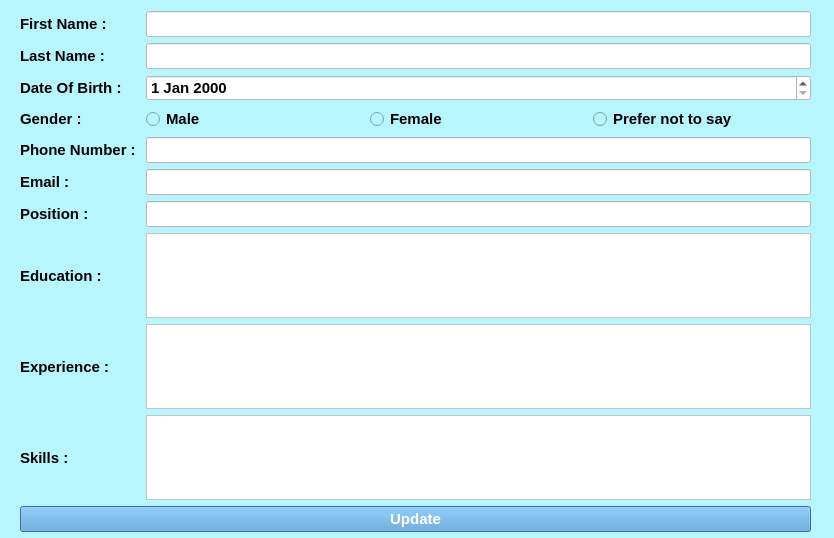
<?xml version="1.0" encoding="UTF-8"?>
<ui version="4.0">
 <class>Form</class>
 <widget class="QWidget" name="Form">
  <property name="geometry">
   <rect>
    <x>0</x>
    <y>0</y>
    <width>834</width>
    <height>538</height>
   </rect>
  </property>
  <property name="windowTitle">
   <string>Form</string>
  </property>
  <property name="styleSheet">
   <string notr="true">background-color: rgb(184, 246, 255);
font: 700 11pt &quot;Segoe UI&quot;;</string>
  </property>
  <widget class="QWidget" name="verticalLayoutWidget">
   <property name="geometry">
    <rect>
     <x>20</x>
     <y>11</y>
     <width>791</width>
     <height>521</height>
    </rect>
   </property>
   <layout class="QVBoxLayout" name="verticalLayout_3">
    <item>
     <layout class="QGridLayout" name="gridLayout">
      <item row="7" column="3">
       <widget class="QLineEdit" name="phoneedit">
        <property name="font">
         <font>
          <family>Segoe UI</family>
          <pointsize>11</pointsize>
          <italic>false</italic>
          <bold>true</bold>
         </font>
        </property>
        <property name="styleSheet">
         <string notr="true">background-color: rgb(255, 255, 255);</string>
        </property>
       </widget>
      </item>
      <item row="1" column="1">
       <widget class="QLabel" name="label_2">
        <property name="font">
         <font>
          <family>Segoe UI</family>
          <pointsize>11</pointsize>
          <italic>false</italic>
          <bold>true</bold>
         </font>
        </property>
        <property name="text">
         <string>Last Name :</string>
        </property>
       </widget>
      </item>
      <item row="0" column="3">
       <widget class="QLineEdit" name="firstedit">
        <property name="font">
         <font>
          <family>Segoe UI</family>
          <pointsize>11</pointsize>
          <italic>false</italic>
          <bold>true</bold>
         </font>
        </property>
        <property name="styleSheet">
         <string notr="true">background-color: rgb(255, 255, 255);</string>
        </property>
       </widget>
      </item>
      <item row="8" column="3">
       <widget class="QLineEdit" name="emailedit">
        <property name="font">
         <font>
          <family>Segoe UI</family>
          <pointsize>11</pointsize>
          <italic>false</italic>
          <bold>true</bold>
         </font>
        </property>
        <property name="styleSheet">
         <string notr="true">background-color: rgb(255, 255, 255);</string>
        </property>
       </widget>
      </item>
      <item row="5" column="3">
       <layout class="QHBoxLayout" name="horizontalLayout_4">
        <item>
         <widget class="QRadioButton" name="malebutton">
          <property name="sizePolicy">
           <sizepolicy hsizetype="Expanding" vsizetype="Fixed">
            <horstretch>0</horstretch>
            <verstretch>0</verstretch>
           </sizepolicy>
          </property>
          <property name="font">
           <font>
            <family>Segoe UI</family>
            <pointsize>11</pointsize>
            <italic>false</italic>
            <bold>true</bold>
           </font>
          </property>
          <property name="styleSheet">
           <string notr="true">background-color: rgb(184, 246, 255)
</string>
          </property>
          <property name="text">
           <string>Male</string>
          </property>
         </widget>
        </item>
        <item>
         <widget class="QRadioButton" name="femalebutton">
          <property name="sizePolicy">
           <sizepolicy hsizetype="Expanding" vsizetype="Fixed">
            <horstretch>0</horstretch>
            <verstretch>0</verstretch>
           </sizepolicy>
          </property>
          <property name="font">
           <font>
            <family>Segoe UI</family>
            <pointsize>11</pointsize>
            <italic>false</italic>
            <bold>true</bold>
           </font>
          </property>
          <property name="styleSheet">
           <string notr="true">background-color: rgb(184, 246, 255)
</string>
          </property>
          <property name="text">
           <string>Female</string>
          </property>
         </widget>
        </item>
        <item>
         <widget class="QRadioButton" name="otherbutton">
          <property name="sizePolicy">
           <sizepolicy hsizetype="Expanding" vsizetype="Fixed">
            <horstretch>0</horstretch>
            <verstretch>0</verstretch>
           </sizepolicy>
          </property>
          <property name="font">
           <font>
            <family>Segoe UI</family>
            <pointsize>11</pointsize>
            <italic>false</italic>
            <bold>true</bold>
           </font>
          </property>
          <property name="styleSheet">
           <string notr="true">background-color: rgb(184, 246, 255)
</string>
          </property>
          <property name="text">
           <string>Prefer not to say</string>
          </property>
         </widget>
        </item>
       </layout>
      </item>
      <item row="5" column="1">
       <widget class="QLabel" name="label_9">
        <property name="font">
         <font>
          <family>Segoe UI</family>
          <pointsize>11</pointsize>
          <italic>false</italic>
          <bold>true</bold>
         </font>
        </property>
        <property name="text">
         <string>Gender :</string>
        </property>
       </widget>
      </item>
      <item row="7" column="1">
       <widget class="QLabel" name="label_5">
        <property name="font">
         <font>
          <family>Segoe UI</family>
          <pointsize>11</pointsize>
          <italic>false</italic>
          <bold>true</bold>
         </font>
        </property>
        <property name="text">
         <string>Phone Number : </string>
        </property>
       </widget>
      </item>
      <item row="16" column="3">
       <widget class="QTextEdit" name="skilledit">
        <property name="font">
         <font>
          <family>Segoe UI</family>
          <pointsize>11</pointsize>
          <italic>false</italic>
          <bold>true</bold>
         </font>
        </property>
        <property name="styleSheet">
         <string notr="true">background-color: rgb(255, 255, 255);</string>
        </property>
       </widget>
      </item>
      <item row="3" column="3">
       <widget class="QDateEdit" name="dobedit">
        <property name="font">
         <font>
          <family>Segoe UI</family>
          <pointsize>11</pointsize>
          <italic>false</italic>
          <bold>true</bold>
         </font>
        </property>
        <property name="styleSheet">
         <string notr="true">background-color: rgb(255, 255, 255);</string>
        </property>
       </widget>
      </item>
      <item row="8" column="1">
       <widget class="QLabel" name="label_6">
        <property name="font">
         <font>
          <family>Segoe UI</family>
          <pointsize>11</pointsize>
          <italic>false</italic>
          <bold>true</bold>
         </font>
        </property>
        <property name="text">
         <string>Email :</string>
        </property>
       </widget>
      </item>
      <item row="3" column="1">
       <widget class="QLabel" name="label_3">
        <property name="font">
         <font>
          <family>Segoe UI</family>
          <pointsize>11</pointsize>
          <italic>false</italic>
          <bold>true</bold>
         </font>
        </property>
        <property name="text">
         <string>Date Of Birth :</string>
        </property>
       </widget>
      </item>
      <item row="1" column="3">
       <widget class="QLineEdit" name="lastedit">
        <property name="font">
         <font>
          <family>Segoe UI</family>
          <pointsize>11</pointsize>
          <italic>false</italic>
          <bold>true</bold>
         </font>
        </property>
        <property name="styleSheet">
         <string notr="true">background-color: rgb(255, 255, 255);</string>
        </property>
       </widget>
      </item>
      <item row="11" column="3">
       <widget class="QLineEdit" name="posedit">
        <property name="font">
         <font>
          <family>Segoe UI</family>
          <pointsize>11</pointsize>
          <italic>false</italic>
          <bold>true</bold>
         </font>
        </property>
        <property name="styleSheet">
         <string notr="true">background-color: rgb(255, 255, 255);</string>
        </property>
       </widget>
      </item>
      <item row="11" column="1">
       <widget class="QLabel" name="label_4">
        <property name="font">
         <font>
          <family>Segoe UI</family>
          <pointsize>11</pointsize>
          <italic>false</italic>
          <bold>true</bold>
         </font>
        </property>
        <property name="text">
         <string>Position :</string>
        </property>
       </widget>
      </item>
      <item row="0" column="1">
       <widget class="QLabel" name="label">
        <property name="font">
         <font>
          <family>Segoe UI</family>
          <pointsize>11</pointsize>
          <italic>false</italic>
          <bold>true</bold>
         </font>
        </property>
        <property name="text">
         <string>First Name :</string>
        </property>
       </widget>
      </item>
      <item row="13" column="1">
       <widget class="QLabel" name="label_7">
        <property name="font">
         <font>
          <family>Segoe UI</family>
          <pointsize>11</pointsize>
          <italic>false</italic>
          <bold>true</bold>
         </font>
        </property>
        <property name="text">
         <string>Education : </string>
        </property>
       </widget>
      </item>
      <item row="15" column="3">
       <widget class="QTextEdit" name="epredit">
        <property name="font">
         <font>
          <family>Segoe UI</family>
          <pointsize>11</pointsize>
          <italic>false</italic>
          <bold>true</bold>
         </font>
        </property>
        <property name="styleSheet">
         <string notr="true">background-color: rgb(255, 255, 255);</string>
        </property>
       </widget>
      </item>
      <item row="16" column="1">
       <widget class="QLabel" name="label_10">
        <property name="font">
         <font>
          <family>Segoe UI</family>
          <pointsize>11</pointsize>
          <italic>false</italic>
          <bold>true</bold>
         </font>
        </property>
        <property name="text">
         <string>Skills : </string>
        </property>
       </widget>
      </item>
      <item row="15" column="1">
       <widget class="QLabel" name="label_8">
        <property name="font">
         <font>
          <family>Segoe UI</family>
          <pointsize>11</pointsize>
          <italic>false</italic>
          <bold>true</bold>
         </font>
        </property>
        <property name="text">
         <string>Experience :</string>
        </property>
       </widget>
      </item>
      <item row="13" column="3">
       <widget class="QTextEdit" name="eduedit">
        <property name="font">
         <font>
          <family>Segoe UI</family>
          <pointsize>11</pointsize>
          <italic>false</italic>
          <bold>true</bold>
         </font>
        </property>
        <property name="styleSheet">
         <string notr="true">background-color: rgb(255, 255, 255);</string>
        </property>
       </widget>
      </item>
     </layout>
    </item>
    <item>
     <widget class="QPushButton" name="updateedit">
      <property name="font">
       <font>
        <family>Segoe UI</family>
        <pointsize>11</pointsize>
        <italic>false</italic>
        <bold>true</bold>
       </font>
      </property>
      <property name="styleSheet">
       <string notr="true">
background-color: #4E97D1;
color: rgb(255, 255, 255);
</string>
      </property>
      <property name="text">
       <string>Update</string>
      </property>
     </widget>
    </item>
   </layout>
  </widget>
 </widget>
 <resources/>
 <connections/>
</ui>
